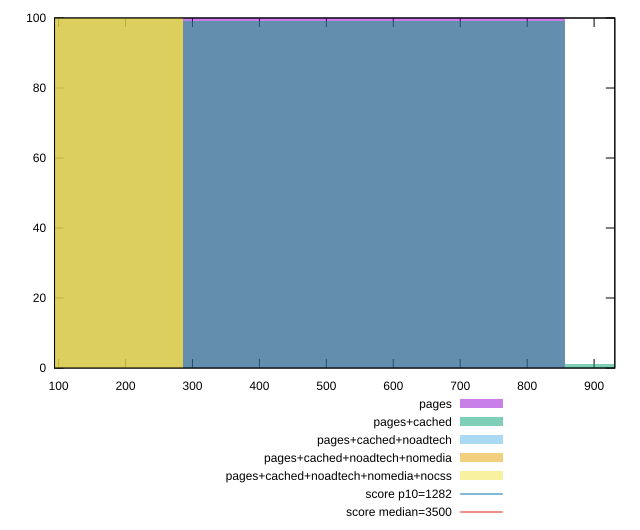

This chart was generated by the following gnuplot code:
reset

$pages <<EOF
571.4034205654112 100
EOF

$pagesCached <<EOF
1142.8068411308225 1
571.4034205654112 99
EOF

$pagesCachedNoadtech <<EOF
0 100
EOF

$pagesCachedNoadtechNomedia <<EOF
0 100
EOF

$pagesCachedNoadtechNomediaNocss <<EOF
0 100
EOF

set key outside below
set boxwidth 571.4034205654112
set xrange [93.94800000000002:930.9479999999994]
set yrange [0:100]
set trange [0:100]
set style fill transparent solid 0.5 noborder

set parametric
set terminal svg size 640, 530 enhanced background rgb 'white'
set output "report_00018_2021-02-10T15-25-16.877Z/bootup-time/comparison/histogram/all_raw.svg"

plot $pages title "pages" with boxes, \
     $pagesCached title "pages+cached" with boxes, \
     $pagesCachedNoadtech title "pages+cached+noadtech" with boxes, \
     $pagesCachedNoadtechNomedia title "pages+cached+noadtech+nomedia" with boxes, \
     $pagesCachedNoadtechNomediaNocss title "pages+cached+noadtech+nomedia+nocss" with boxes, \
     1282,t title "score p10=1282", \
     3500,t title "score median=3500"

reset
